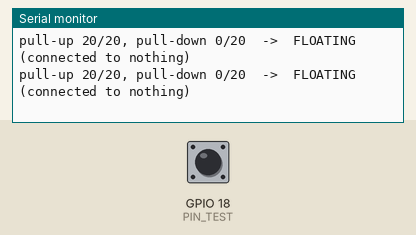
Simulated run of this sketch. Board: ESP32. Parts: the last lines printed to the serial monitor. Inputs (shaded band) come from the test bench; at power-on: GPIO 18 (PIN_TEST) HIGH.

Above: at 1.2 s.
1.3 s: GPIO 18 (PIN_TEST) driven HIGH
At 1.65 s:
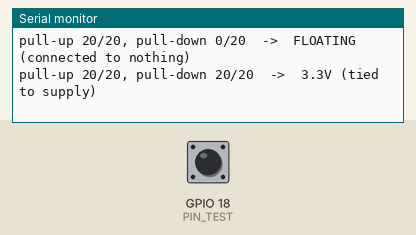
3.3 s: GPIO 18 (PIN_TEST) driven LOW
At 3.75 s:
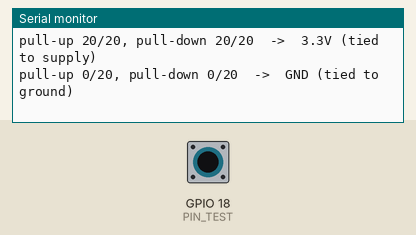
5.4 s: GPIO 18 (PIN_TEST) pulsed HIGH 2 times (0.12 s each, 0.3 s apart)
At 5.85 s:
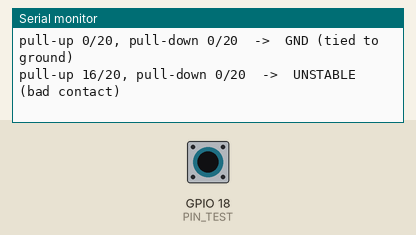

Measured:
- after the input at 1.3 s, the serial monitor: prints a new line after 0.08 s (image 1)
- after the input at 3.3 s, the serial monitor: prints a new line after 0.19 s (image 2)
- after the input at 5.4 s, the serial monitor: prints a new line after 0.19 s (image 3)

The sketch:

pad_probe.ino
```cpp
// pad_probe : tells what a pad is connected to (GND / 3.3V / nothing), using ESP32 GPIO 18 as a tester
// Wiring: one jumper wire from ESP32 pin 18 to the pad you want to test (touch ONE pad at a time).
// Needs: module powered (VDD -> 3V3, GND -> GND) and USB connected.
// Method: read the pin with the internal pull-up and with the internal pull-down.
//   both LOW            -> pad is tied to GND
//   both HIGH           -> pad is tied to 3.3V
//   pull-up HIGH, pull-down LOW -> pad is floating (connected to nothing)
// Do NOT use this on a pad that may carry 5V.
const int PIN_TEST = 18;

int readHigh(int mode) {
  pinMode(PIN_TEST, mode);
  delay(20);
  int hi = 0;
  for (int i = 0; i < 20; i++) { hi += digitalRead(PIN_TEST); delay(2); }
  return hi;            // 0..20
}

void setup() {
  Serial.begin(115200);
  unsigned long t0 = millis();
  while (!Serial && millis() - t0 < 3000) { }
  Serial.println("=== pad probe start: touch ONE pad with the wire from GPIO18 ===");
}

void loop() {
  int up = readHigh(INPUT_PULLUP);
  int dn = readHigh(INPUT_PULLDOWN);
  const char* r;
  if (up <= 2 && dn <= 2)        r = "GND (tied to ground)";
  else if (up >= 18 && dn >= 18) r = "3.3V (tied to supply)";
  else if (up >= 18 && dn <= 2)  r = "FLOATING (connected to nothing)";
  else                           r = "UNSTABLE (bad contact)";
  Serial.printf("pull-up %d/20, pull-down %d/20  ->  %s\n", up, dn, r);
  delay(300);
}
```
